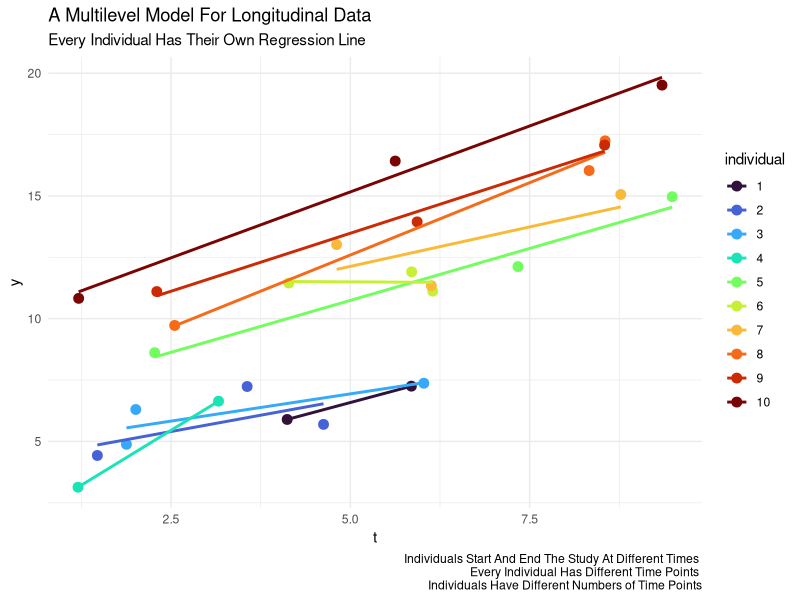

This chart was generated by the following R code:
## ---- chunk 1
#| echo: false

set.seed(3846)

N <- 10 # individuals

N_t <- 3 # time points

id <- rep(seq(1, N), each = N_t)

t <- runif(N * N_t, min = 1, max = 10)

u0 <- id

e <- rnorm(N * N_t, 0, 1)

y <- t + u0 + e

mydata <- data.frame(id, t, y)

mydata$y[1] <- NA # wave missing

mydata$y[11] <- NA # wave missing

## ---- chunk 2
#| echo: false
#| warning: false
#| message: false
#| label: fig-MLM
#| fig-cap: "A Multilevel Model For Longitudinal Data"

library(ggplot2)

mycaption <- paste("Individuals Start And End The Study At Different Times", 
                   "\n",
                   "Every Individual Has Different Time Points",
                                      "\n",
                   "Individuals Have Different Numbers of Time Points")

ggplot(mydata,
       aes(x = t,
           y = y, 
           color = factor(id))) +
  geom_point(size = 3) +
  geom_smooth(method="lm",
              se = FALSE) +
  theme_minimal() +
  scale_color_viridis_d(name = "individual",
                        option = "turbo") +
  labs(title = "A Multilevel Model For Longitudinal Data",
       subtitle = "Every Individual Has Their Own Regression Line", 
       caption = mycaption)

